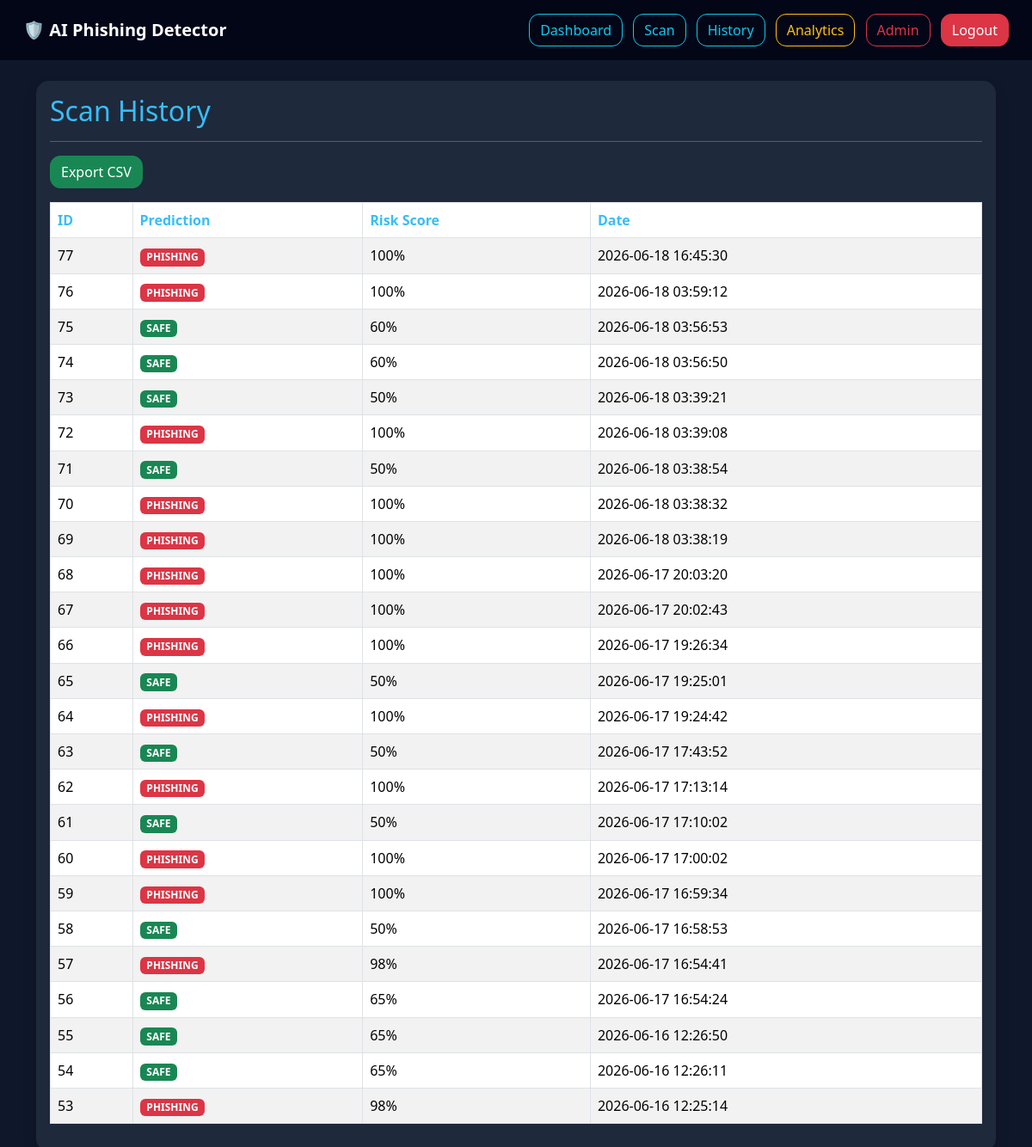
The app's page /history (signed in) with its own data.
### tables this page shows
CREATE TABLE scans(
id INTEGER PRIMARY KEY AUTOINCREMENT,
user_id INTEGER,
email_text TEXT,
prediction TEXT,
risk_score INTEGER,
reasons TEXT,
scan_date TIMESTAMP DEFAULT CURRENT_TIMESTAMP
);

### app.py (the view)
@app.route("/history")
@login_required
def history():
    conn = sqlite3.connect(
        "phishing.db"
    )
    cursor = conn.cursor()
    cursor.execute(
        "SELECT * FROM scans WHERE user_id = ? ORDER BY id DESC",
        (session["user_id"],)
    )
    scans = cursor.fetchall()
    conn.close()
    return render_template(
        "history.html",
        scans=scans
    )

### app.py (called while the page is built)
def login_required(f):
    @wraps(f)
    def decorated_function(*args, **kwargs):
        if "user_id" not in session:
            return redirect("/login")
        return f(*args, **kwargs)
    return decorated_function

### templates/history.html
{% extends 'base.html' %}
{% block content %}
<div class="card shadow">
<div class="card-body">
<h2>Scan History</h2>
<hr>
<a href="/export" class="btn btn-success mb-3">
Export CSV
</a>
<table class="table table-bordered table-striped">
<thead>
<tr>
<th>ID</th>
<th>Prediction</th>
<th>Risk Score</th>
<th>Date</th>
</tr>
</thead>
<tbody>
{% for scan in scans %}
<tr>
<td>{{ scan[0] }}</td>
<td>
{% if scan[3] == "PHISHING" %}
<span class="badge bg-danger">
PHISHING
</span>
{% else %}
<span class="badge bg-success">
SAFE
</span>
{% endif %}
</td>
<td>{{ scan[4] }}%</td>
<td>{{ scan[6] }}</td>
</tr>
{% endfor %}
</tbody>
</table>
</div>
</div>
{% endblock %}

### static/css/style.css (style rules this page uses)
body { background:#0f172a; color:white; }
.card { background:#1e293b; color:white; border:none; border-radius:15px; }
.table { color:white; }
.table th { color:#38bdf8; }
.btn { border-radius:12px; }
h1,h2,h3,h4,h5 { color:#38bdf8; }

### records on screen
scans: id "77", prediction "PHISHING", risk_score "100", scan_date "2026-06-18 16:45:30"
scans: id "76", prediction "PHISHING", risk_score "100", scan_date "2026-06-18 03:59:12"
scans: id "75", prediction "SAFE", risk_score "60", scan_date "2026-06-18 03:56:53"
scans: id "74", prediction "SAFE", risk_score "60", scan_date "2026-06-18 03:56:50"
scans: id "73", prediction "SAFE", risk_score "50", scan_date "2026-06-18 03:39:21"
scans: id "72", prediction "PHISHING", risk_score "100", scan_date "2026-06-18 03:39:08"
scans: id "71", prediction "SAFE", risk_score "50", scan_date "2026-06-18 03:38:54"
scans: id "70", prediction "PHISHING", risk_score "100", scan_date "2026-06-18 03:38:32"
scans: id "69", prediction "PHISHING", risk_score "100", scan_date "2026-06-18 03:38:19"
scans: id "68", prediction "PHISHING", risk_score "100", scan_date "2026-06-17 20:03:20"
scans: id "67", prediction "PHISHING", risk_score "100", scan_date "2026-06-17 20:02:43"
scans: id "66", prediction "PHISHING", risk_score "100", scan_date "2026-06-17 19:26:34"
scans: id "65", prediction "SAFE", risk_score "50", scan_date "2026-06-17 19:25:01"
scans: id "64", prediction "PHISHING", risk_score "100", scan_date "2026-06-17 19:24:42"
scans: id "63", prediction "SAFE", risk_score "50", scan_date "2026-06-17 17:43:52"
scans: id "62", prediction "PHISHING", risk_score "100", scan_date "2026-06-17 17:13:14"
scans: id "61", prediction "SAFE", risk_score "50", scan_date "2026-06-17 17:10:02"
scans: id "60", prediction "PHISHING", risk_score "100", scan_date "2026-06-17 17:00:02"
scans: id "59", prediction "PHISHING", risk_score "100", scan_date "2026-06-17 16:59:34"
scans: id "58", prediction "SAFE", risk_score "50", scan_date "2026-06-17 16:58:53"
scans: id "57", prediction "PHISHING", risk_score "98", scan_date "2026-06-17 16:54:41"
scans: id "56", prediction "SAFE", risk_score "65", scan_date "2026-06-17 16:54:24"
scans: id "55", prediction "SAFE", risk_score "65", scan_date "2026-06-16 12:26:50"
scans: id "54", prediction "SAFE", risk_score "65", scan_date "2026-06-16 12:26:11"
scans: id "53", prediction "PHISHING", risk_score "98", scan_date "2026-06-16 12:25:14"
